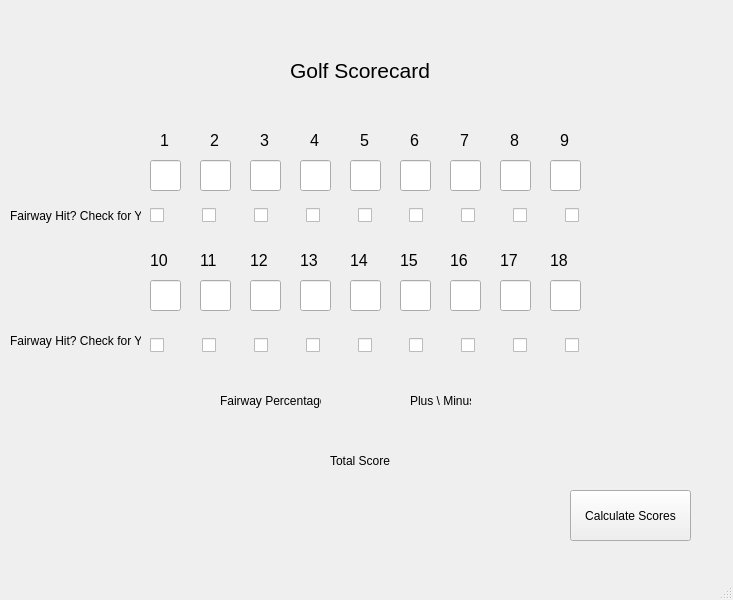
<?xml version="1.0" encoding="UTF-8"?>
<ui version="4.0">
 <class>MainWindow</class>
 <widget class="QMainWindow" name="MainWindow">
  <property name="geometry">
   <rect>
    <x>0</x>
    <y>0</y>
    <width>733</width>
    <height>600</height>
   </rect>
  </property>
  <property name="windowTitle">
   <string>MainWindow</string>
  </property>
  <widget class="QWidget" name="centralwidget">
   <widget class="QLabel" name="label">
    <property name="geometry">
     <rect>
      <x>290</x>
      <y>40</y>
      <width>141</width>
      <height>61</height>
     </rect>
    </property>
    <property name="text">
     <string>&lt;html&gt;&lt;head/&gt;&lt;body&gt;&lt;p&gt;&lt;span style=&quot; font-size:16pt;&quot;&gt;Golf Scorecard&lt;/span&gt;&lt;/p&gt;&lt;/body&gt;&lt;/html&gt;</string>
    </property>
   </widget>
   <widget class="QLineEdit" name="hole_one">
    <property name="geometry">
     <rect>
      <x>150</x>
      <y>160</y>
      <width>31</width>
      <height>31</height>
     </rect>
    </property>
   </widget>
   <widget class="QLineEdit" name="hole_two">
    <property name="geometry">
     <rect>
      <x>200</x>
      <y>160</y>
      <width>31</width>
      <height>31</height>
     </rect>
    </property>
   </widget>
   <widget class="QLineEdit" name="hole_three">
    <property name="geometry">
     <rect>
      <x>250</x>
      <y>160</y>
      <width>31</width>
      <height>31</height>
     </rect>
    </property>
   </widget>
   <widget class="QLineEdit" name="hole_four">
    <property name="geometry">
     <rect>
      <x>300</x>
      <y>160</y>
      <width>31</width>
      <height>31</height>
     </rect>
    </property>
   </widget>
   <widget class="QLineEdit" name="hole_five">
    <property name="geometry">
     <rect>
      <x>350</x>
      <y>160</y>
      <width>31</width>
      <height>31</height>
     </rect>
    </property>
   </widget>
   <widget class="QLineEdit" name="hole_six">
    <property name="geometry">
     <rect>
      <x>400</x>
      <y>160</y>
      <width>31</width>
      <height>31</height>
     </rect>
    </property>
   </widget>
   <widget class="QLineEdit" name="hole_seven">
    <property name="geometry">
     <rect>
      <x>450</x>
      <y>160</y>
      <width>31</width>
      <height>31</height>
     </rect>
    </property>
   </widget>
   <widget class="QLineEdit" name="hole_eight">
    <property name="geometry">
     <rect>
      <x>500</x>
      <y>160</y>
      <width>31</width>
      <height>31</height>
     </rect>
    </property>
   </widget>
   <widget class="QLineEdit" name="hole_nine">
    <property name="geometry">
     <rect>
      <x>550</x>
      <y>160</y>
      <width>31</width>
      <height>31</height>
     </rect>
    </property>
   </widget>
   <widget class="QLineEdit" name="hole_ten">
    <property name="geometry">
     <rect>
      <x>150</x>
      <y>280</y>
      <width>31</width>
      <height>31</height>
     </rect>
    </property>
   </widget>
   <widget class="QLineEdit" name="hole_eighteen">
    <property name="geometry">
     <rect>
      <x>550</x>
      <y>280</y>
      <width>31</width>
      <height>31</height>
     </rect>
    </property>
   </widget>
   <widget class="QLineEdit" name="hole_thirteen">
    <property name="geometry">
     <rect>
      <x>300</x>
      <y>280</y>
      <width>31</width>
      <height>31</height>
     </rect>
    </property>
   </widget>
   <widget class="QLineEdit" name="hole_fourteen">
    <property name="geometry">
     <rect>
      <x>350</x>
      <y>280</y>
      <width>31</width>
      <height>31</height>
     </rect>
    </property>
   </widget>
   <widget class="QLineEdit" name="hole_sixteen">
    <property name="geometry">
     <rect>
      <x>450</x>
      <y>280</y>
      <width>31</width>
      <height>31</height>
     </rect>
    </property>
   </widget>
   <widget class="QLineEdit" name="hole_fifteen">
    <property name="geometry">
     <rect>
      <x>400</x>
      <y>280</y>
      <width>31</width>
      <height>31</height>
     </rect>
    </property>
   </widget>
   <widget class="QLineEdit" name="hole_11">
    <property name="geometry">
     <rect>
      <x>200</x>
      <y>280</y>
      <width>31</width>
      <height>31</height>
     </rect>
    </property>
   </widget>
   <widget class="QLineEdit" name="hole_seventeen">
    <property name="geometry">
     <rect>
      <x>500</x>
      <y>280</y>
      <width>31</width>
      <height>31</height>
     </rect>
    </property>
   </widget>
   <widget class="QLineEdit" name="hole_twelve">
    <property name="geometry">
     <rect>
      <x>250</x>
      <y>280</y>
      <width>31</width>
      <height>31</height>
     </rect>
    </property>
   </widget>
   <widget class="QLabel" name="label_2">
    <property name="geometry">
     <rect>
      <x>410</x>
      <y>380</y>
      <width>61</width>
      <height>41</height>
     </rect>
    </property>
    <property name="text">
     <string>Plus \ Minus</string>
    </property>
   </widget>
   <widget class="QLabel" name="label_3">
    <property name="geometry">
     <rect>
      <x>330</x>
      <y>440</y>
      <width>61</width>
      <height>41</height>
     </rect>
    </property>
    <property name="text">
     <string>Total Score</string>
    </property>
   </widget>
   <widget class="QLabel" name="label_4">
    <property name="geometry">
     <rect>
      <x>160</x>
      <y>130</y>
      <width>21</width>
      <height>21</height>
     </rect>
    </property>
    <property name="text">
     <string>&lt;html&gt;&lt;head/&gt;&lt;body&gt;&lt;p&gt;&lt;span style=&quot; font-size:12pt;&quot;&gt;1&lt;/span&gt;&lt;/p&gt;&lt;/body&gt;&lt;/html&gt;</string>
    </property>
   </widget>
   <widget class="QLabel" name="label_5">
    <property name="geometry">
     <rect>
      <x>210</x>
      <y>130</y>
      <width>21</width>
      <height>21</height>
     </rect>
    </property>
    <property name="text">
     <string>&lt;html&gt;&lt;head/&gt;&lt;body&gt;&lt;p&gt;&lt;span style=&quot; font-size:12pt;&quot;&gt;2&lt;/span&gt;&lt;/p&gt;&lt;/body&gt;&lt;/html&gt;</string>
    </property>
   </widget>
   <widget class="QLabel" name="label_6">
    <property name="geometry">
     <rect>
      <x>260</x>
      <y>130</y>
      <width>21</width>
      <height>21</height>
     </rect>
    </property>
    <property name="text">
     <string>&lt;html&gt;&lt;head/&gt;&lt;body&gt;&lt;p&gt;&lt;span style=&quot; font-size:12pt;&quot;&gt;3&lt;/span&gt;&lt;/p&gt;&lt;/body&gt;&lt;/html&gt;</string>
    </property>
   </widget>
   <widget class="QLabel" name="label_7">
    <property name="geometry">
     <rect>
      <x>310</x>
      <y>130</y>
      <width>21</width>
      <height>21</height>
     </rect>
    </property>
    <property name="text">
     <string>&lt;html&gt;&lt;head/&gt;&lt;body&gt;&lt;p&gt;&lt;span style=&quot; font-size:12pt;&quot;&gt;4&lt;/span&gt;&lt;/p&gt;&lt;/body&gt;&lt;/html&gt;</string>
    </property>
   </widget>
   <widget class="QLabel" name="label_8">
    <property name="geometry">
     <rect>
      <x>360</x>
      <y>130</y>
      <width>21</width>
      <height>21</height>
     </rect>
    </property>
    <property name="text">
     <string>&lt;html&gt;&lt;head/&gt;&lt;body&gt;&lt;p&gt;&lt;span style=&quot; font-size:12pt;&quot;&gt;5&lt;/span&gt;&lt;/p&gt;&lt;/body&gt;&lt;/html&gt;</string>
    </property>
   </widget>
   <widget class="QLabel" name="label_9">
    <property name="geometry">
     <rect>
      <x>410</x>
      <y>130</y>
      <width>21</width>
      <height>21</height>
     </rect>
    </property>
    <property name="text">
     <string>&lt;html&gt;&lt;head/&gt;&lt;body&gt;&lt;p&gt;&lt;span style=&quot; font-size:12pt;&quot;&gt;6&lt;/span&gt;&lt;/p&gt;&lt;/body&gt;&lt;/html&gt;</string>
    </property>
   </widget>
   <widget class="QLabel" name="label_10">
    <property name="geometry">
     <rect>
      <x>460</x>
      <y>130</y>
      <width>21</width>
      <height>21</height>
     </rect>
    </property>
    <property name="text">
     <string>&lt;html&gt;&lt;head/&gt;&lt;body&gt;&lt;p&gt;&lt;span style=&quot; font-size:12pt;&quot;&gt;7&lt;/span&gt;&lt;/p&gt;&lt;/body&gt;&lt;/html&gt;</string>
    </property>
   </widget>
   <widget class="QLabel" name="label_11">
    <property name="geometry">
     <rect>
      <x>220</x>
      <y>390</y>
      <width>101</width>
      <height>21</height>
     </rect>
    </property>
    <property name="text">
     <string>Fairway Percentage</string>
    </property>
   </widget>
   <widget class="QLabel" name="label_12">
    <property name="geometry">
     <rect>
      <x>10</x>
      <y>190</y>
      <width>131</width>
      <height>51</height>
     </rect>
    </property>
    <property name="text">
     <string>Fairway Hit? Check for Yes</string>
    </property>
    <property name="alignment">
     <set>Qt::AlignJustify|Qt::AlignVCenter</set>
    </property>
   </widget>
   <widget class="QWidget" name="horizontalLayoutWidget">
    <property name="geometry">
     <rect>
      <x>150</x>
      <y>200</y>
      <width>461</width>
      <height>31</height>
     </rect>
    </property>
    <layout class="QHBoxLayout" name="horizontalLayout">
     <item>
      <widget class="QCheckBox" name="fairway1">
       <property name="text">
        <string/>
       </property>
      </widget>
     </item>
     <item>
      <widget class="QCheckBox" name="fairway2">
       <property name="text">
        <string/>
       </property>
      </widget>
     </item>
     <item>
      <widget class="QCheckBox" name="fairway3">
       <property name="text">
        <string/>
       </property>
      </widget>
     </item>
     <item>
      <widget class="QCheckBox" name="fairway4">
       <property name="text">
        <string/>
       </property>
      </widget>
     </item>
     <item>
      <widget class="QCheckBox" name="fairway5">
       <property name="text">
        <string/>
       </property>
      </widget>
     </item>
     <item>
      <widget class="QCheckBox" name="fairway6">
       <property name="text">
        <string/>
       </property>
      </widget>
     </item>
     <item>
      <widget class="QCheckBox" name="fairway7">
       <property name="text">
        <string/>
       </property>
      </widget>
     </item>
     <item>
      <widget class="QCheckBox" name="fairway8">
       <property name="text">
        <string/>
       </property>
      </widget>
     </item>
     <item>
      <widget class="QCheckBox" name="fairway9">
       <property name="text">
        <string/>
       </property>
      </widget>
     </item>
    </layout>
   </widget>
   <widget class="QWidget" name="horizontalLayoutWidget_2">
    <property name="geometry">
     <rect>
      <x>150</x>
      <y>330</y>
      <width>461</width>
      <height>31</height>
     </rect>
    </property>
    <layout class="QHBoxLayout" name="horizontalLayout_2">
     <item>
      <widget class="QCheckBox" name="fairway10">
       <property name="text">
        <string/>
       </property>
      </widget>
     </item>
     <item>
      <widget class="QCheckBox" name="fairway11">
       <property name="text">
        <string/>
       </property>
      </widget>
     </item>
     <item>
      <widget class="QCheckBox" name="fairway122">
       <property name="text">
        <string/>
       </property>
      </widget>
     </item>
     <item>
      <widget class="QCheckBox" name="fairway13">
       <property name="text">
        <string/>
       </property>
      </widget>
     </item>
     <item>
      <widget class="QCheckBox" name="fairway14">
       <property name="text">
        <string/>
       </property>
      </widget>
     </item>
     <item>
      <widget class="QCheckBox" name="fairway15">
       <property name="text">
        <string/>
       </property>
      </widget>
     </item>
     <item>
      <widget class="QCheckBox" name="fairway16">
       <property name="text">
        <string/>
       </property>
      </widget>
     </item>
     <item>
      <widget class="QCheckBox" name="fairway17">
       <property name="text">
        <string/>
       </property>
      </widget>
     </item>
     <item>
      <widget class="QCheckBox" name="fairway18">
       <property name="text">
        <string/>
       </property>
      </widget>
     </item>
    </layout>
   </widget>
   <widget class="QLabel" name="label_13">
    <property name="geometry">
     <rect>
      <x>10</x>
      <y>330</y>
      <width>131</width>
      <height>21</height>
     </rect>
    </property>
    <property name="text">
     <string>Fairway Hit? Check for Yes</string>
    </property>
   </widget>
   <widget class="QLabel" name="label_14">
    <property name="geometry">
     <rect>
      <x>510</x>
      <y>130</y>
      <width>21</width>
      <height>21</height>
     </rect>
    </property>
    <property name="text">
     <string>&lt;html&gt;&lt;head/&gt;&lt;body&gt;&lt;p&gt;&lt;span style=&quot; font-size:12pt;&quot;&gt;8&lt;/span&gt;&lt;/p&gt;&lt;/body&gt;&lt;/html&gt;</string>
    </property>
   </widget>
   <widget class="QLabel" name="label_15">
    <property name="geometry">
     <rect>
      <x>560</x>
      <y>130</y>
      <width>21</width>
      <height>21</height>
     </rect>
    </property>
    <property name="text">
     <string>&lt;html&gt;&lt;head/&gt;&lt;body&gt;&lt;p&gt;&lt;span style=&quot; font-size:12pt;&quot;&gt;9&lt;/span&gt;&lt;/p&gt;&lt;/body&gt;&lt;/html&gt;</string>
    </property>
   </widget>
   <widget class="QLabel" name="label_16">
    <property name="geometry">
     <rect>
      <x>150</x>
      <y>250</y>
      <width>21</width>
      <height>21</height>
     </rect>
    </property>
    <property name="text">
     <string>&lt;html&gt;&lt;head/&gt;&lt;body&gt;&lt;p&gt;&lt;span style=&quot; font-size:12pt;&quot;&gt;10&lt;/span&gt;&lt;/p&gt;&lt;/body&gt;&lt;/html&gt;</string>
    </property>
   </widget>
   <widget class="QLabel" name="label_17">
    <property name="geometry">
     <rect>
      <x>200</x>
      <y>250</y>
      <width>21</width>
      <height>21</height>
     </rect>
    </property>
    <property name="text">
     <string>&lt;html&gt;&lt;head/&gt;&lt;body&gt;&lt;p&gt;&lt;span style=&quot; font-size:12pt;&quot;&gt;11&lt;/span&gt;&lt;/p&gt;&lt;/body&gt;&lt;/html&gt;</string>
    </property>
   </widget>
   <widget class="QLabel" name="label_18">
    <property name="geometry">
     <rect>
      <x>250</x>
      <y>250</y>
      <width>21</width>
      <height>21</height>
     </rect>
    </property>
    <property name="text">
     <string>&lt;html&gt;&lt;head/&gt;&lt;body&gt;&lt;p&gt;&lt;span style=&quot; font-size:12pt;&quot;&gt;12&lt;/span&gt;&lt;/p&gt;&lt;/body&gt;&lt;/html&gt;</string>
    </property>
   </widget>
   <widget class="QLabel" name="label_19">
    <property name="geometry">
     <rect>
      <x>300</x>
      <y>250</y>
      <width>21</width>
      <height>21</height>
     </rect>
    </property>
    <property name="text">
     <string>&lt;html&gt;&lt;head/&gt;&lt;body&gt;&lt;p&gt;&lt;span style=&quot; font-size:12pt;&quot;&gt;13&lt;/span&gt;&lt;/p&gt;&lt;/body&gt;&lt;/html&gt;</string>
    </property>
   </widget>
   <widget class="QLabel" name="label_20">
    <property name="geometry">
     <rect>
      <x>350</x>
      <y>250</y>
      <width>21</width>
      <height>21</height>
     </rect>
    </property>
    <property name="text">
     <string>&lt;html&gt;&lt;head/&gt;&lt;body&gt;&lt;p&gt;&lt;span style=&quot; font-size:12pt;&quot;&gt;14&lt;/span&gt;&lt;/p&gt;&lt;/body&gt;&lt;/html&gt;</string>
    </property>
   </widget>
   <widget class="QLabel" name="label_21">
    <property name="geometry">
     <rect>
      <x>400</x>
      <y>250</y>
      <width>21</width>
      <height>21</height>
     </rect>
    </property>
    <property name="text">
     <string>&lt;html&gt;&lt;head/&gt;&lt;body&gt;&lt;p&gt;&lt;span style=&quot; font-size:12pt;&quot;&gt;15&lt;/span&gt;&lt;/p&gt;&lt;/body&gt;&lt;/html&gt;</string>
    </property>
   </widget>
   <widget class="QLabel" name="label_22">
    <property name="geometry">
     <rect>
      <x>450</x>
      <y>250</y>
      <width>21</width>
      <height>21</height>
     </rect>
    </property>
    <property name="text">
     <string>&lt;html&gt;&lt;head/&gt;&lt;body&gt;&lt;p&gt;&lt;span style=&quot; font-size:12pt;&quot;&gt;16&lt;/span&gt;&lt;/p&gt;&lt;/body&gt;&lt;/html&gt;</string>
    </property>
   </widget>
   <widget class="QLabel" name="label_23">
    <property name="geometry">
     <rect>
      <x>500</x>
      <y>250</y>
      <width>21</width>
      <height>21</height>
     </rect>
    </property>
    <property name="text">
     <string>&lt;html&gt;&lt;head/&gt;&lt;body&gt;&lt;p&gt;&lt;span style=&quot; font-size:12pt;&quot;&gt;17&lt;/span&gt;&lt;/p&gt;&lt;/body&gt;&lt;/html&gt;</string>
    </property>
   </widget>
   <widget class="QLabel" name="label_24">
    <property name="geometry">
     <rect>
      <x>550</x>
      <y>250</y>
      <width>21</width>
      <height>21</height>
     </rect>
    </property>
    <property name="text">
     <string>&lt;html&gt;&lt;head/&gt;&lt;body&gt;&lt;p&gt;&lt;span style=&quot; font-size:12pt;&quot;&gt;18&lt;/span&gt;&lt;/p&gt;&lt;/body&gt;&lt;/html&gt;</string>
    </property>
   </widget>
   <widget class="QLabel" name="fairway_percentage">
    <property name="geometry">
     <rect>
      <x>230</x>
      <y>420</y>
      <width>71</width>
      <height>31</height>
     </rect>
    </property>
    <property name="text">
     <string/>
    </property>
   </widget>
   <widget class="QLabel" name="plus_minus">
    <property name="geometry">
     <rect>
      <x>410</x>
      <y>410</y>
      <width>61</width>
      <height>31</height>
     </rect>
    </property>
    <property name="text">
     <string/>
    </property>
   </widget>
   <widget class="QLabel" name="total_score">
    <property name="geometry">
     <rect>
      <x>340</x>
      <y>490</y>
      <width>81</width>
      <height>21</height>
     </rect>
    </property>
    <property name="text">
     <string/>
    </property>
   </widget>
   <widget class="QPushButton" name="score_button">
    <property name="geometry">
     <rect>
      <x>570</x>
      <y>490</y>
      <width>121</width>
      <height>51</height>
     </rect>
    </property>
    <property name="text">
     <string>Calculate Scores</string>
    </property>
   </widget>
   <widget class="QLabel" name="invalid">
    <property name="geometry">
     <rect>
      <x>330</x>
      <y>500</y>
      <width>121</width>
      <height>41</height>
     </rect>
    </property>
    <property name="text">
     <string/>
    </property>
   </widget>
  </widget>
  <widget class="QMenuBar" name="menubar">
   <property name="geometry">
    <rect>
     <x>0</x>
     <y>0</y>
     <width>733</width>
     <height>21</height>
    </rect>
   </property>
  </widget>
  <widget class="QStatusBar" name="statusbar"/>
 </widget>
 <resources/>
 <connections/>
</ui>
